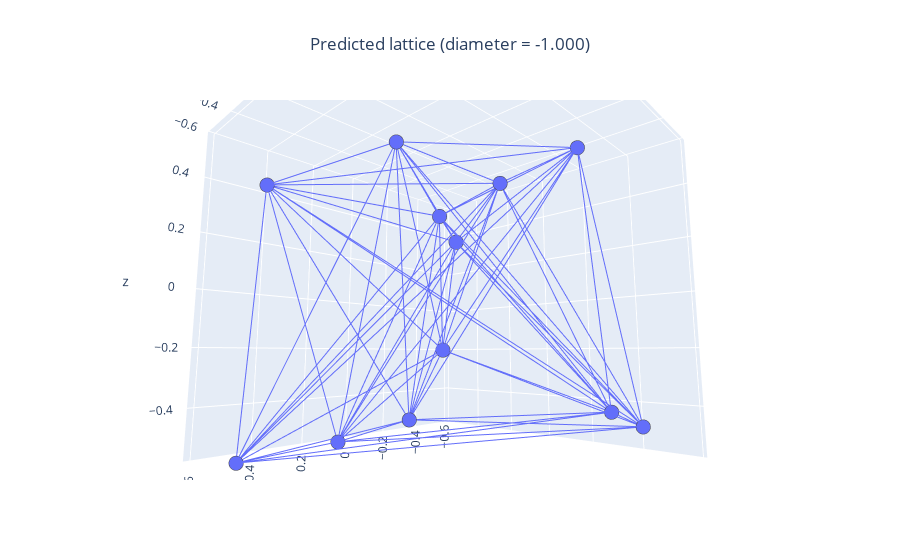

The code cell stored with this chart in its notebook:
### Code cell
path = 'generated_mat/step50_varProp=0.01_m10'
name = 'LatticeStiffness_lattice_3.npz'
plot_lattice_from_path(path, name)

### Figure 1 — Plotly figure (JSON) as saved in the notebook; plotly's stock layout.template omitted (floating-point values rounded to 4 significant figures)
{"data": [{"hovertemplate": "0=%{x}<br>1=%{y}<br>2=%{z}<extra></extra>", "legendgroup": "", "marker": {"color": "#636efa", "line": {"width": 5}, "size": 5, "symbol": "circle"}, "mode": "markers", "name": "", "scene": "scene", "showlegend": false, "type": "scatter3d", "x": [0.5711, 0.4066, -0.5849, -0.5414, -0.3417, 0.2204, -0.1918, 0.2204, 0.4122, -0.3536, -0.1749, 0.5844], "y": [-0.3167, 0.2531, -0.5138, 0.3176, 0.3249, 0.3909, -0.2452, -0.33, -0.5754, -0.3822, 0.5754, 0.4044], "z": [-0.5361, -0.3754, 0.3619, -0.4373, 0.5349, 0.2239, 0.3591, -0.5254, 0.4189, -0.2049, -0.4223, 0.2075]}, {"hovertemplate": "x=%{x}<br>y=%{y}<br>z=%{z}<extra></extra>", "legendgroup": "", "line": {"color": "#636efa", "dash": "solid"}, "marker": {"line": {"width": 5}, "size": 5, "symbol": "circle"}, "mode": "lines", "name": "", "scene": "scene", "showlegend": false, "type": "scatter3d", "x": [0.5711, 0.4066], "y": [-0.3167, 0.2531], "z": [-0.5361, -0.3754]}, {"hovertemplate": "x=%{x}<br>y=%{y}<br>z=%{z}<extra></extra>", "legendgroup": "", "line": {"color": "#636efa", "dash": "solid"}, "marker": {"line": {"width": 5}, "size": 5, "symbol": "circle"}, "mode": "lines", "name": "", "scene": "scene", "showlegend": false, "type": "scatter3d", "x": [0.5711, -0.5849], "y": [-0.3167, -0.5138], "z": [-0.5361, 0.3619]}, {"hovertemplate": "x=%{x}<br>y=%{y}<br>z=%{z}<extra></extra>", "legendgroup": "", "line": {"color": "#636efa", "dash": "solid"}, "marker": {"line": {"width": 5}, "size": 5, "symbol": "circle"}, "mode": "lines", "name": "", "scene": "scene", "showlegend": false, "type": "scatter3d", "x": [0.4066, -0.5849], "y": [0.2531, -0.5138], "z": [-0.3754, 0.3619]}, {"hovertemplate": "x=%{x}<br>y=%{y}<br>z=%{z}<extra></extra>", "legendgroup": "", "line": {"color": "#636efa", "dash": "solid"}, "marker": {"line": {"width": 5}, "size": 5, "symbol": "circle"}, "mode": "lines", "name": "", "scene": "scene", "showlegend": false, "type": "scatter3d", "x": [0.5711, -0.5414], "y": [-0.3167, 0.3176], "z": [-0.5361, -0.4373]}, {"hovertemplate": "x=%{x}<br>y=%{y}<br>z=%{z}<extra></extra>", "legendgroup": "", "line": {"color": "#636efa", "dash": "solid"}, "marker": {"line": {"width": 5}, "size": 5, "symbol": "circle"}, "mode": "lines", "name": "", "scene": "scene", "showlegend": false, "type": "scatter3d", "x": [0.4066, -0.5414], "y": [0.2531, 0.3176], "z": [-0.3754, -0.4373]}, {"hovertemplate": "x=%{x}<br>y=%{y}<br>z=%{z}<extra></extra>", "legendgroup": "", "line": {"color": "#636efa", "dash": "solid"}, "marker": {"line": {"width": 5}, "size": 5, "symbol": "circle"}, "mode": "lines", "name": "", "scene": "scene", "showlegend": false, "type": "scatter3d", "x": [-0.5849, -0.5414], "y": [-0.5138, 0.3176], "z": [0.3619, -0.4373]}, {"hovertemplate": "x=%{x}<br>y=%{y}<br>z=%{z}<extra></extra>", "legendgroup": "", "line": {"color": "#636efa", "dash": "solid"}, "marker": {"line": {"width": 5}, "size": 5, "symbol": "circle"}, "mode": "lines", "name": "", "scene": "scene", "showlegend": false, "type": "scatter3d", "x": [0.5711, -0.3417], "y": [-0.3167, 0.3249], "z": [-0.5361, 0.5349]}, {"hovertemplate": "x=%{x}<br>y=%{y}<br>z=%{z}<extra></extra>", "legendgroup": "", "line": {"color": "#636efa", "dash": "solid"}, "marker": {"line": {"width": 5}, "size": 5, "symbol": "circle"}, "mode": "lines", "name": "", "scene": "scene", "showlegend": false, "type": "scatter3d", "x": [0.4066, -0.3417], "y": [0.2531, 0.3249], "z": [-0.3754, 0.5349]}, {"hovertemplate": "x=%{x}<br>y=%{y}<br>z=%{z}<extra></extra>", "legendgroup": "", "line": {"color": "#636efa", "dash": "solid"}, "marker": {"line": {"width": 5}, "size": 5, "symbol": "circle"}, "mode": "lines", "name": "", "scene": "scene", "showlegend": false, "type": "scatter3d", "x": [-0.5849, -0.3417], "y": [-0.5138, 0.3249], "z": [0.3619, 0.5349]}, {"hovertemplate": "x=%{x}<br>y=%{y}<br>z=%{z}<extra></extra>", "legendgroup": "", "line": {"color": "#636efa", "dash": "solid"}, "marker": {"line": {"width": 5}, "size": 5, "symbol": "circle"}, "mode": "lines", "name": "", "scene": "scene", "showlegend": false, "type": "scatter3d", "x": [-0.5414, -0.3417], "y": [0.3176, 0.3249], "z": [-0.4373, 0.5349]}, {"hovertemplate": "x=%{x}<br>y=%{y}<br>z=%{z}<extra></extra>", "legendgroup": "", "line": {"color": "#636efa", "dash": "solid"}, "marker": {"line": {"width": 5}, "size": 5, "symbol": "circle"}, "mode": "lines", "name": "", "scene": "scene", "showlegend": false, "type": "scatter3d", "x": [0.5711, 0.2204], "y": [-0.3167, 0.3909], "z": [-0.5361, 0.2239]}, {"hovertemplate": "x=%{x}<br>y=%{y}<br>z=%{z}<extra></extra>", "legendgroup": "", "line": {"color": "#636efa", "dash": "solid"}, "marker": {"line": {"width": 5}, "size": 5, "symbol": "circle"}, "mode": "lines", "name": "", "scene": "scene", "showlegend": false, "type": "scatter3d", "x": [0.4066, 0.2204], "y": [0.2531, 0.3909], "z": [-0.3754, 0.2239]}, {"hovertemplate": "x=%{x}<br>y=%{y}<br>z=%{z}<extra></extra>", "legendgroup": "", "line": {"color": "#636efa", "dash": "solid"}, "marker": {"line": {"width": 5}, "size": 5, "symbol": "circle"}, "mode": "lines", "name": "", "scene": "scene", "showlegend": false, "type": "scatter3d", "x": [-0.5849, 0.2204], "y": [-0.5138, 0.3909], "z": [0.3619, 0.2239]}, {"hovertemplate": "x=%{x}<br>y=%{y}<br>z=%{z}<extra></extra>", "legendgroup": "", "line": {"color": "#636efa", "dash": "solid"}, "marker": {"line": {"width": 5}, "size": 5, "symbol": "circle"}, "mode": "lines", "name": "", "scene": "scene", "showlegend": false, "type": "scatter3d", "x": [-0.5414, 0.2204], "y": [0.3176, 0.3909], "z": [-0.4373, 0.2239]}, {"hovertemplate": "x=%{x}<br>y=%{y}<br>z=%{z}<extra></extra>", "legendgroup": "", "line": {"color": "#636efa", "dash": "solid"}, "marker": {"line": {"width": 5}, "size": 5, "symbol": "circle"}, "mode": "lines", "name": "", "scene": "scene", "showlegend": false, "type": "scatter3d", "x": [-0.3417, 0.2204], "y": [0.3249, 0.3909], "z": [0.5349, 0.2239]}, {"hovertemplate": "x=%{x}<br>y=%{y}<br>z=%{z}<extra></extra>", "legendgroup": "", "line": {"color": "#636efa", "dash": "solid"}, "marker": {"line": {"width": 5}, "size": 5, "symbol": "circle"}, "mode": "lines", "name": "", "scene": "scene", "showlegend": false, "type": "scatter3d", "x": [0.5711, -0.1918], "y": [-0.3167, -0.2452], "z": [-0.5361, 0.3591]}, {"hovertemplate": "x=%{x}<br>y=%{y}<br>z=%{z}<extra></extra>", "legendgroup": "", "line": {"color": "#636efa", "dash": "solid"}, "marker": {"line": {"width": 5}, "size": 5, "symbol": "circle"}, "mode": "lines", "name": "", "scene": "scene", "showlegend": false, "type": "scatter3d", "x": [0.4066, -0.1918], "y": [0.2531, -0.2452], "z": [-0.3754, 0.3591]}, {"hovertemplate": "x=%{x}<br>y=%{y}<br>z=%{z}<extra></extra>", "legendgroup": "", "line": {"color": "#636efa", "dash": "solid"}, "marker": {"line": {"width": 5}, "size": 5, "symbol": "circle"}, "mode": "lines", "name": "", "scene": "scene", "showlegend": false, "type": "scatter3d", "x": [-0.5849, -0.1918], "y": [-0.5138, -0.2452], "z": [0.3619, 0.3591]}, {"hovertemplate": "x=%{x}<br>y=%{y}<br>z=%{z}<extra></extra>", "legendgroup": "", "line": {"color": "#636efa", "dash": "solid"}, "marker": {"line": {"width": 5}, "size": 5, "symbol": "circle"}, "mode": "lines", "name": "", "scene": "scene", "showlegend": false, "type": "scatter3d", "x": [-0.5414, -0.1918], "y": [0.3176, -0.2452], "z": [-0.4373, 0.3591]}, {"hovertemplate": "x=%{x}<br>y=%{y}<br>z=%{z}<extra></extra>", "legendgroup": "", "line": {"color": "#636efa", "dash": "solid"}, "marker": {"line": {"width": 5}, "size": 5, "symbol": "circle"}, "mode": "lines", "name": "", "scene": "scene", "showlegend": false, "type": "scatter3d", "x": [-0.3417, -0.1918], "y": [0.3249, -0.2452], "z": [0.5349, 0.3591]}, {"hovertemplate": "x=%{x}<br>y=%{y}<br>z=%{z}<extra></extra>", "legendgroup": "", "line": {"color": "#636efa", "dash": "solid"}, "marker": {"line": {"width": 5}, "size": 5, "symbol": "circle"}, "mode": "lines", "name": "", "scene": "scene", "showlegend": false, "type": "scatter3d", "x": [0.2204, -0.1918], "y": [0.3909, -0.2452], "z": [0.2239, 0.3591]}, {"hovertemplate": "x=%{x}<br>y=%{y}<br>z=%{z}<extra></extra>", "legendgroup": "", "line": {"color": "#636efa", "dash": "solid"}, "marker": {"line": {"width": 5}, "size": 5, "symbol": "circle"}, "mode": "lines", "name": "", "scene": "scene", "showlegend": false, "type": "scatter3d", "x": [0.5711, 0.2204], "y": [-0.3167, -0.33], "z": [-0.5361, -0.5254]}, {"hovertemplate": "x=%{x}<br>y=%{y}<br>z=%{z}<extra></extra>", "legendgroup": "", "line": {"color": "#636efa", "dash": "solid"}, "marker": {"line": {"width": 5}, "size": 5, "symbol": "circle"}, "mode": "lines", "name": "", "scene": "scene", "showlegend": false, "type": "scatter3d", "x": [0.4066, 0.2204], "y": [0.2531, -0.33], "z": [-0.3754, -0.5254]}, {"hovertemplate": "x=%{x}<br>y=%{y}<br>z=%{z}<extra></extra>", "legendgroup": "", "line": {"color": "#636efa", "dash": "solid"}, "marker": {"line": {"width": 5}, "size": 5, "symbol": "circle"}, "mode": "lines", "name": "", "scene": "scene", "showlegend": false, "type": "scatter3d", "x": [-0.5849, 0.2204], "y": [-0.5138, -0.33], "z": [0.3619, -0.5254]}, {"hovertemplate": "x=%{x}<br>y=%{y}<br>z=%{z}<extra></extra>", "legendgroup": "", "line": {"color": "#636efa", "dash": "solid"}, "marker": {"line": {"width": 5}, "size": 5, "symbol": "circle"}, "mode": "lines", "name": "", "scene": "scene", "showlegend": false, "type": "scatter3d", "x": [-0.5414, 0.2204], "y": [0.3176, -0.33], "z": [-0.4373, -0.5254]}, {"hovertemplate": "x=%{x}<br>y=%{y}<br>z=%{z}<extra></extra>", "legendgroup": "", "line": {"color": "#636efa", "dash": "solid"}, "marker": {"line": {"width": 5}, "size": 5, "symbol": "circle"}, "mode": "lines", "name": "", "scene": "scene", "showlegend": false, "type": "scatter3d", "x": [-0.3417, 0.2204], "y": [0.3249, -0.33], "z": [0.5349, -0.5254]}, {"hovertemplate": "x=%{x}<br>y=%{y}<br>z=%{z}<extra></extra>", "legendgroup": "", "line": {"color": "#636efa", "dash": "solid"}, "marker": {"line": {"width": 5}, "size": 5, "symbol": "circle"}, "mode": "lines", "name": "", "scene": "scene", "showlegend": false, "type": "scatter3d", "x": [0.2204, 0.2204], "y": [0.3909, -0.33], "z": [0.2239, -0.5254]}, {"hovertemplate": "x=%{x}<br>y=%{y}<br>z=%{z}<extra></extra>", "legendgroup": "", "line": {"color": "#636efa", "dash": "solid"}, "marker": {"line": {"width": 5}, "size": 5, "symbol": "circle"}, "mode": "lines", "name": "", "scene": "scene", "showlegend": false, "type": "scatter3d", "x": [-0.1918, 0.2204], "y": [-0.2452, -0.33], "z": [0.3591, -0.5254]}, {"hovertemplate": "x=%{x}<br>y=%{y}<br>z=%{z}<extra></extra>", "legendgroup": "", "line": {"color": "#636efa", "dash": "solid"}, "marker": {"line": {"width": 5}, "size": 5, "symbol": "circle"}, "mode": "lines", "name": "", "scene": "scene", "showlegend": false, "type": "scatter3d", "x": [0.5711, 0.4122], "y": [-0.3167, -0.5754], "z": [-0.5361, 0.4189]}, {"hovertemplate": "x=%{x}<br>y=%{y}<br>z=%{z}<extra></extra>", "legendgroup": "", "line": {"color": "#636efa", "dash": "solid"}, "marker": {"line": {"width": 5}, "size": 5, "symbol": "circle"}, "mode": "lines", "name": "", "scene": "scene", "showlegend": false, "type": "scatter3d", "x": [0.4066, 0.4122], "y": [0.2531, -0.5754], "z": [-0.3754, 0.4189]}, {"hovertemplate": "x=%{x}<br>y=%{y}<br>z=%{z}<extra></extra>", "legendgroup": "", "line": {"color": "#636efa", "dash": "solid"}, "marker": {"line": {"width": 5}, "size": 5, "symbol": "circle"}, "mode": "lines", "name": "", "scene": "scene", "showlegend": false, "type": "scatter3d", "x": [-0.5849, 0.4122], "y": [-0.5138, -0.5754], "z": [0.3619, 0.4189]}, {"hovertemplate": "x=%{x}<br>y=%{y}<br>z=%{z}<extra></extra>", "legendgroup": "", "line": {"color": "#636efa", "dash": "solid"}, "marker": {"line": {"width": 5}, "size": 5, "symbol": "circle"}, "mode": "lines", "name": "", "scene": "scene", "showlegend": false, "type": "scatter3d", "x": [-0.5414, 0.4122], "y": [0.3176, -0.5754], "z": [-0.4373, 0.4189]}, {"hovertemplate": "x=%{x}<br>y=%{y}<br>z=%{z}<extra></extra>", "legendgroup": "", "line": {"color": "#636efa", "dash": "solid"}, "marker": {"line": {"width": 5}, "size": 5, "symbol": "circle"}, "mode": "lines", "name": "", "scene": "scene", "showlegend": false, "type": "scatter3d", "x": [-0.3417, 0.4122], "y": [0.3249, -0.5754], "z": [0.5349, 0.4189]}, {"hovertemplate": "x=%{x}<br>y=%{y}<br>z=%{z}<extra></extra>", "legendgroup": "", "line": {"color": "#636efa", "dash": "solid"}, "marker": {"line": {"width": 5}, "size": 5, "symbol": "circle"}, "mode": "lines", "name": "", "scene": "scene", "showlegend": false, "type": "scatter3d", "x": [0.2204, 0.4122], "y": [0.3909, -0.5754], "z": [0.2239, 0.4189]}, {"hovertemplate": "x=%{x}<br>y=%{y}<br>z=%{z}<extra></extra>", "legendgroup": "", "line": {"color": "#636efa", "dash": "solid"}, "marker": {"line": {"width": 5}, "size": 5, "symbol": "circle"}, "mode": "lines", "name": "", "scene": "scene", "showlegend": false, "type": "scatter3d", "x": [-0.1918, 0.4122], "y": [-0.2452, -0.5754], "z": [0.3591, 0.4189]}, {"hovertemplate": "x=%{x}<br>y=%{y}<br>z=%{z}<extra></extra>", "legendgroup": "", "line": {"color": "#636efa", "dash": "solid"}, "marker": {"line": {"width": 5}, "size": 5, "symbol": "circle"}, "mode": "lines", "name": "", "scene": "scene", "showlegend": false, "type": "scatter3d", "x": [0.2204, 0.4122], "y": [-0.33, -0.5754], "z": [-0.5254, 0.4189]}, {"hovertemplate": "x=%{x}<br>y=%{y}<br>z=%{z}<extra></extra>", "legendgroup": "", "line": {"color": "#636efa", "dash": "solid"}, "marker": {"line": {"width": 5}, "size": 5, "symbol": "circle"}, "mode": "lines", "name": "", "scene": "scene", "showlegend": false, "type": "scatter3d", "x": [0.5711, -0.3536], "y": [-0.3167, -0.3822], "z": [-0.5361, -0.2049]}, {"hovertemplate": "x=%{x}<br>y=%{y}<br>z=%{z}<extra></extra>", "legendgroup": "", "line": {"color": "#636efa", "dash": "solid"}, "marker": {"line": {"width": 5}, "size": 5, "symbol": "circle"}, "mode": "lines", "name": "", "scene": "scene", "showlegend": false, "type": "scatter3d", "x": [0.4066, -0.3536], "y": [0.2531, -0.3822], "z": [-0.3754, -0.2049]}, {"hovertemplate": "x=%{x}<br>y=%{y}<br>z=%{z}<extra></extra>", "legendgroup": "", "line": {"color": "#636efa", "dash": "solid"}, "marker": {"line": {"width": 5}, "size": 5, "symbol": "circle"}, "mode": "lines", "name": "", "scene": "scene", "showlegend": false, "type": "scatter3d", "x": [-0.5849, -0.3536], "y": [-0.5138, -0.3822], "z": [0.3619, -0.2049]}, {"hovertemplate": "x=%{x}<br>y=%{y}<br>z=%{z}<extra></extra>", "legendgroup": "", "line": {"color": "#636efa", "dash": "solid"}, "marker": {"line": {"width": 5}, "size": 5, "symbol": "circle"}, "mode": "lines", "name": "", "scene": "scene", "showlegend": false, "type": "scatter3d", "x": [-0.5414, -0.3536], "y": [0.3176, -0.3822], "z": [-0.4373, -0.2049]}, {"hovertemplate": "x=%{x}<br>y=%{y}<br>z=%{z}<extra></extra>", "legendgroup": "", "line": {"color": "#636efa", "dash": "solid"}, "marker": {"line": {"width": 5}, "size": 5, "symbol": "circle"}, "mode": "lines", "name": "", "scene": "scene", "showlegend": false, "type": "scatter3d", "x": [-0.3417, -0.3536], "y": [0.3249, -0.3822], "z": [0.5349, -0.2049]}, {"hovertemplate": "x=%{x}<br>y=%{y}<br>z=%{z}<extra></extra>", "legendgroup": "", "line": {"color": "#636efa", "dash": "solid"}, "marker": {"line": {"width": 5}, "size": 5, "symbol": "circle"}, "mode": "lines", "name": "", "scene": "scene", "showlegend": false, "type": "scatter3d", "x": [0.2204, -0.3536], "y": [0.3909, -0.3822], "z": [0.2239, -0.2049]}, {"hovertemplate": "x=%{x}<br>y=%{y}<br>z=%{z}<extra></extra>", "legendgroup": "", "line": {"color": "#636efa", "dash": "solid"}, "marker": {"line": {"width": 5}, "size": 5, "symbol": "circle"}, "mode": "lines", "name": "", "scene": "scene", "showlegend": false, "type": "scatter3d", "x": [-0.1918, -0.3536], "y": [-0.2452, -0.3822], "z": [0.3591, -0.2049]}, {"hovertemplate": "x=%{x}<br>y=%{y}<br>z=%{z}<extra></extra>", "legendgroup": "", "line": {"color": "#636efa", "dash": "solid"}, "marker": {"line": {"width": 5}, "size": 5, "symbol": "circle"}, "mode": "lines", "name": "", "scene": "scene", "showlegend": false, "type": "scatter3d", "x": [0.2204, -0.3536], "y": [-0.33, -0.3822], "z": [-0.5254, -0.2049]}, {"hovertemplate": "x=%{x}<br>y=%{y}<br>z=%{z}<extra></extra>", "legendgroup": "", "line": {"color": "#636efa", "dash": "solid"}, "marker": {"line": {"width": 5}, "size": 5, "symbol": "circle"}, "mode": "lines", "name": "", "scene": "scene", "showlegend": false, "type": "scatter3d", "x": [0.4122, -0.3536], "y": [-0.5754, -0.3822], "z": [0.4189, -0.2049]}, {"hovertemplate": "x=%{x}<br>y=%{y}<br>z=%{z}<extra></extra>", "legendgroup": "", "line": {"color": "#636efa", "dash": "solid"}, "marker": {"line": {"width": 5}, "size": 5, "symbol": "circle"}, "mode": "lines", "name": "", "scene": "scene", "showlegend": false, "type": "scatter3d", "x": [0.5711, -0.1749], "y": [-0.3167, 0.5754], "z": [-0.5361, -0.4223]}, {"hovertemplate": "x=%{x}<br>y=%{y}<br>z=%{z}<extra></extra>", "legendgroup": "", "line": {"color": "#636efa", "dash": "solid"}, "marker": {"line": {"width": 5}, "size": 5, "symbol": "circle"}, "mode": "lines", "name": "", "scene": "scene", "showlegend": false, "type": "scatter3d", "x": [0.4066, -0.1749], "y": [0.2531, 0.5754], "z": [-0.3754, -0.4223]}, {"hovertemplate": "x=%{x}<br>y=%{y}<br>z=%{z}<extra></extra>", "legendgroup": "", "line": {"color": "#636efa", "dash": "solid"}, "marker": {"line": {"width": 5}, "size": 5, "symbol": "circle"}, "mode": "lines", "name": "", "scene": "scene", "showlegend": false, "type": "scatter3d", "x": [-0.5849, -0.1749], "y": [-0.5138, 0.5754], "z": [0.3619, -0.4223]}, {"hovertemplate": "x=%{x}<br>y=%{y}<br>z=%{z}<extra></extra>", "legendgroup": "", "line": {"color": "#636efa", "dash": "solid"}, "marker": {"line": {"width": 5}, "size": 5, "symbol": "circle"}, "mode": "lines", "name": "", "scene": "scene", "showlegend": false, "type": "scatter3d", "x": [-0.5414, -0.1749], "y": [0.3176, 0.5754], "z": [-0.4373, -0.4223]}, {"hovertemplate": "x=%{x}<br>y=%{y}<br>z=%{z}<extra></extra>", "legendgroup": "", "line": {"color": "#636efa", "dash": "solid"}, "marker": {"line": {"width": 5}, "size": 5, "symbol": "circle"}, "mode": "lines", "name": "", "scene": "scene", "showlegend": false, "type": "scatter3d", "x": [-0.3417, -0.1749], "y": [0.3249, 0.5754], "z": [0.5349, -0.4223]}, {"hovertemplate": "x=%{x}<br>y=%{y}<br>z=%{z}<extra></extra>", "legendgroup": "", "line": {"color": "#636efa", "dash": "solid"}, "marker": {"line": {"width": 5}, "size": 5, "symbol": "circle"}, "mode": "lines", "name": "", "scene": "scene", "showlegend": false, "type": "scatter3d", "x": [0.2204, -0.1749], "y": [0.3909, 0.5754], "z": [0.2239, -0.4223]}, {"hovertemplate": "x=%{x}<br>y=%{y}<br>z=%{z}<extra></extra>", "legendgroup": "", "line": {"color": "#636efa", "dash": "solid"}, "marker": {"line": {"width": 5}, "size": 5, "symbol": "circle"}, "mode": "lines", "name": "", "scene": "scene", "showlegend": false, "type": "scatter3d", "x": [-0.1918, -0.1749], "y": [-0.2452, 0.5754], "z": [0.3591, -0.4223]}, {"hovertemplate": "x=%{x}<br>y=%{y}<br>z=%{z}<extra></extra>", "legendgroup": "", "line": {"color": "#636efa", "dash": "solid"}, "marker": {"line": {"width": 5}, "size": 5, "symbol": "circle"}, "mode": "lines", "name": "", "scene": "scene", "showlegend": false, "type": "scatter3d", "x": [0.2204, -0.1749], "y": [-0.33, 0.5754], "z": [-0.5254, -0.4223]}, {"hovertemplate": "x=%{x}<br>y=%{y}<br>z=%{z}<extra></extra>", "legendgroup": "", "line": {"color": "#636efa", "dash": "solid"}, "marker": {"line": {"width": 5}, "size": 5, "symbol": "circle"}, "mode": "lines", "name": "", "scene": "scene", "showlegend": false, "type": "scatter3d", "x": [0.4122, -0.1749], "y": [-0.5754, 0.5754], "z": [0.4189, -0.4223]}, {"hovertemplate": "x=%{x}<br>y=%{y}<br>z=%{z}<extra></extra>", "legendgroup": "", "line": {"color": "#636efa", "dash": "solid"}, "marker": {"line": {"width": 5}, "size": 5, "symbol": "circle"}, "mode": "lines", "name": "", "scene": "scene", "showlegend": false, "type": "scatter3d", "x": [-0.3536, -0.1749], "y": [-0.3822, 0.5754], "z": [-0.2049, -0.4223]}, {"hovertemplate": "x=%{x}<br>y=%{y}<br>z=%{z}<extra></extra>", "legendgroup": "", "line": {"color": "#636efa", "dash": "solid"}, "marker": {"line": {"width": 5}, "size": 5, "symbol": "circle"}, "mode": "lines", "name": "", "scene": "scene", "showlegend": false, "type": "scatter3d", "x": [0.5711, 0.5844], "y": [-0.3167, 0.4044], "z": [-0.5361, 0.2075]}, {"hovertemplate": "x=%{x}<br>y=%{y}<br>z=%{z}<extra></extra>", "legendgroup": "", "line": {"color": "#636efa", "dash": "solid"}, "marker": {"line": {"width": 5}, "size": 5, "symbol": "circle"}, "mode": "lines", "name": "", "scene": "scene", "showlegend": false, "type": "scatter3d", "x": [0.4066, 0.5844], "y": [0.2531, 0.4044], "z": [-0.3754, 0.2075]}, {"hovertemplate": "x=%{x}<br>y=%{y}<br>z=%{z}<extra></extra>", "legendgroup": "", "line": {"color": "#636efa", "dash": "solid"}, "marker": {"line": {"width": 5}, "size": 5, "symbol": "circle"}, "mode": "lines", "name": "", "scene": "scene", "showlegend": false, "type": "scatter3d", "x": [-0.5849, 0.5844], "y": [-0.5138, 0.4044], "z": [0.3619, 0.2075]}, {"hovertemplate": "x=%{x}<br>y=%{y}<br>z=%{z}<extra></extra>", "legendgroup": "", "line": {"color": "#636efa", "dash": "solid"}, "marker": {"line": {"width": 5}, "size": 5, "symbol": "circle"}, "mode": "lines", "name": "", "scene": "scene", "showlegend": false, "type": "scatter3d", "x": [-0.5414, 0.5844], "y": [0.3176, 0.4044], "z": [-0.4373, 0.2075]}, {"hovertemplate": "x=%{x}<br>y=%{y}<br>z=%{z}<extra></extra>", "legendgroup": "", "line": {"color": "#636efa", "dash": "solid"}, "marker": {"line": {"width": 5}, "size": 5, "symbol": "circle"}, "mode": "lines", "name": "", "scene": "scene", "showlegend": false, "type": "scatter3d", "x": [-0.3417, 0.5844], "y": [0.3249, 0.4044], "z": [0.5349, 0.2075]}, {"hovertemplate": "x=%{x}<br>y=%{y}<br>z=%{z}<extra></extra>", "legendgroup": "", "line": {"color": "#636efa", "dash": "solid"}, "marker": {"line": {"width": 5}, "size": 5, "symbol": "circle"}, "mode": "lines", "name": "", "scene": "scene", "showlegend": false, "type": "scatter3d", "x": [0.2204, 0.5844], "y": [0.3909, 0.4044], "z": [0.2239, 0.2075]}, {"hovertemplate": "x=%{x}<br>y=%{y}<br>z=%{z}<extra></extra>", "legendgroup": "", "line": {"color": "#636efa", "dash": "solid"}, "marker": {"line": {"width": 5}, "size": 5, "symbol": "circle"}, "mode": "lines", "name": "", "scene": "scene", "showlegend": false, "type": "scatter3d", "x": [-0.1918, 0.5844], "y": [-0.2452, 0.4044], "z": [0.3591, 0.2075]}, {"hovertemplate": "x=%{x}<br>y=%{y}<br>z=%{z}<extra></extra>", "legendgroup": "", "line": {"color": "#636efa", "dash": "solid"}, "marker": {"line": {"width": 5}, "size": 5, "symbol": "circle"}, "mode": "lines", "name": "", "scene": "scene", "showlegend": false, "type": "scatter3d", "x": [0.2204, 0.5844], "y": [-0.33, 0.4044], "z": [-0.5254, 0.2075]}, {"hovertemplate": "x=%{x}<br>y=%{y}<br>z=%{z}<extra></extra>", "legendgroup": "", "line": {"color": "#636efa", "dash": "solid"}, "marker": {"line": {"width": 5}, "size": 5, "symbol": "circle"}, "mode": "lines", "name": "", "scene": "scene", "showlegend": false, "type": "scatter3d", "x": [0.4122, 0.5844], "y": [-0.5754, 0.4044], "z": [0.4189, 0.2075]}, {"hovertemplate": "x=%{x}<br>y=%{y}<br>z=%{z}<extra></extra>", "legendgroup": "", "line": {"color": "#636efa", "dash": "solid"}, "marker": {"line": {"width": 5}, "size": 5, "symbol": "circle"}, "mode": "lines", "name": "", "scene": "scene", "showlegend": false, "type": "scatter3d", "x": [-0.3536, 0.5844], "y": [-0.3822, 0.4044], "z": [-0.2049, 0.2075]}, {"hovertemplate": "x=%{x}<br>y=%{y}<br>z=%{z}<extra></extra>", "legendgroup": "", "line": {"color": "#636efa", "dash": "solid"}, "marker": {"line": {"width": 5}, "size": 5, "symbol": "circle"}, "mode": "lines", "name": "", "scene": "scene", "showlegend": false, "type": "scatter3d", "x": [-0.1749, 0.5844], "y": [0.5754, 0.4044], "z": [-0.4223, 0.2075]}], "layout": {"autosize": true, "scene": {"aspectmode": "auto", "aspectratio": {"x": 1.035, "y": 1.019, "z": 0.9482}, "camera": {"center": {"x": 0, "y": 0, "z": 0}, "eye": {"x": 0.9582, "y": 0.9113, "z": -0.182}, "projection": {"type": "perspective"}, "up": {"x": 0, "y": 0, "z": 1}}}, "title": {"text": "Predicted lattice (diameter = -1.000)", "x": 0.5}}}
